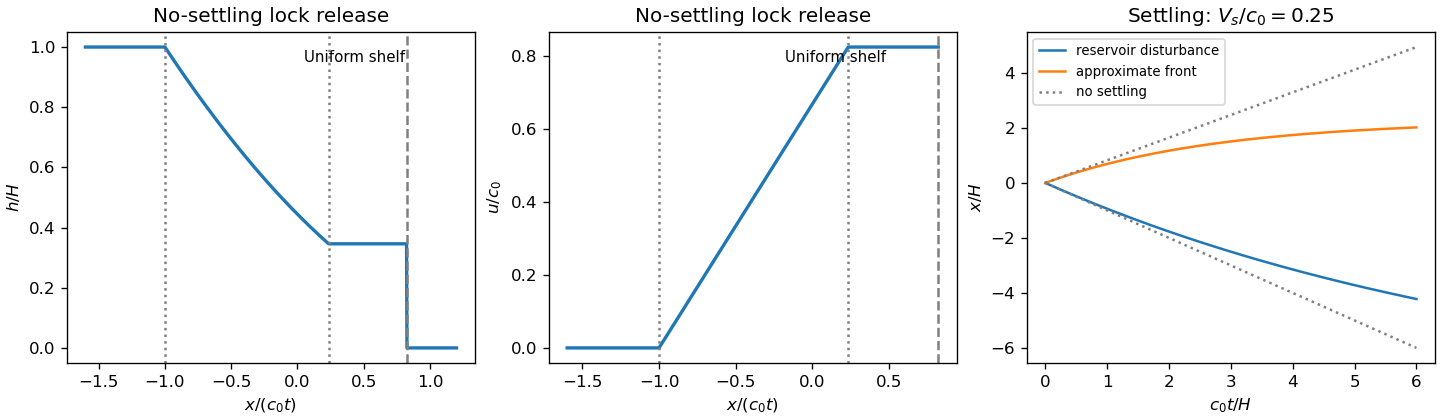

Write Python code to recreate this figure.
"""Original sketch. Python 3.14, numpy 2.3, matplotlib 3.10.
Output is a basename in caller CWD; caller MPLCONFIGDIR is preserved.
"""
import numpy as np
import matplotlib
matplotlib.use('Agg')
import matplotlib.pyplot as plt
F=1.4
hf=4/(F+2)**2
uf=2*F/(F+2)
xs=2*(F-1)/(F+2)
x=np.linspace(-1.6,1.2,900)
h=np.where(x<-1,1,np.where(x<xs,(2-x)**2/9,np.where(x<uf,hf,0)))
u=np.where(x<-1,0,np.where(x<xs,2*(1+x)/3,np.where(x<uf,uf,np.nan)))
fig,ax=plt.subplots(1,3,figsize=(12,3.5),layout='constrained',facecolor='white')
for a,y,label in zip(ax[:2],[h,u],[r'$h/H$',r'$u/c_0$']):
    a.plot(x,y,lw=2)
    a.axvline(-1,color='gray',ls=':')
    a.axvline(xs,color='gray',ls=':')
    a.axvline(uf,color='gray',ls='--')
    a.set(xlabel=r'$x/(c_0t)$',ylabel=label,title='No-settling lock release')
    a.text(.58,.91,'Uniform shelf',transform=a.transAxes,fontsize=9)
t=np.linspace(0,6,400);v=.25
xr=-2/v*(1-np.exp(-v*t/2))
xf=2*hf*uf/v*(1-np.exp(-v*t/(2*hf)))
ax[2].plot(t,xr,label='reservoir disturbance')
ax[2].plot(t,xf,label='approximate front')
ax[2].plot(t,-t,':',color='gray',label='no settling')
ax[2].plot(t,uf*t,':',color='gray')
ax[2].set(xlabel=r'$c_0t/H$',ylabel=r'$x/H$',title=r'Settling: $V_s/c_0=0.25$')
ax[2].legend(fontsize=8)
fig.savefig('paper-75-current-profiles.png',dpi=120,facecolor='white',transparent=False)
